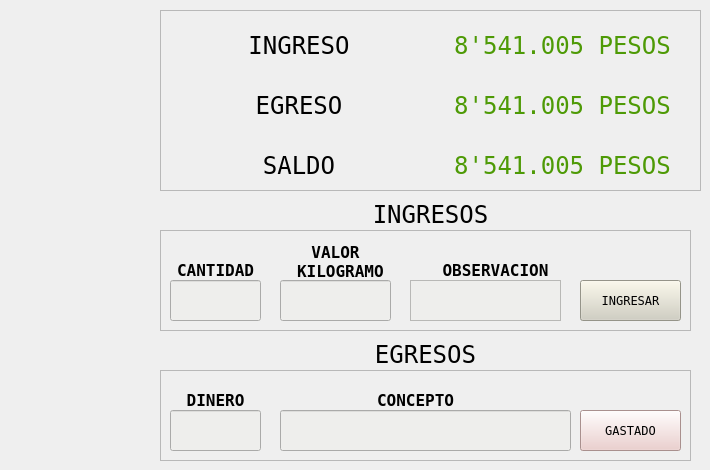
    <widget class="QWidget" name="tab_3">
     <attribute name="title">
      <string>CACAO</string>
     </attribute>
     <widget class="QFrame" name="frame_18">
      <property name="geometry">
       <rect>
        <x>160</x>
        <y>10</y>
        <width>541</width>
        <height>181</height>
       </rect>
      </property>
      <property name="font">
       <font>
        <family>Andale Mono</family>
       </font>
      </property>
      <property name="frameShape">
       <enum>QFrame::StyledPanel</enum>
      </property>
      <property name="frameShadow">
       <enum>QFrame::Raised</enum>
      </property>
      <widget class="QWidget" name="layoutWidget_40">
       <property name="geometry">
        <rect>
         <x>10</x>
         <y>80</y>
         <width>521</width>
         <height>30</height>
        </rect>
       </property>
       <layout class="QHBoxLayout" name="horizontalLayout_42">
        <item>
         <widget class="QLabel" name="label_297">
          <property name="font">
           <font>
            <family>Andale Mono</family>
            <pointsize>18</pointsize>
           </font>
          </property>
          <property name="text">
           <string>EGRESO</string>
          </property>
          <property name="alignment">
           <set>Qt::AlignCenter</set>
          </property>
         </widget>
        </item>
        <item>
         <widget class="QLabel" name="valor_egreso_cacao">
          <property name="font">
           <font>
            <family>Andale Mono</family>
            <pointsize>18</pointsize>
           </font>
          </property>
          <property name="styleSheet">
           <string notr="true">color: rgb(78, 154, 6);</string>
          </property>
          <property name="text">
           <string>8'541.005 PESOS</string>
          </property>
          <property name="alignment">
           <set>Qt::AlignCenter</set>
          </property>
         </widget>
        </item>
       </layout>
      </widget>
      <widget class="QWidget" name="layoutWidget_41">
       <property name="geometry">
        <rect>
         <x>10</x>
         <y>140</y>
         <width>521</width>
         <height>30</height>
        </rect>
       </property>
       <layout class="QHBoxLayout" name="horizontalLayout_43">
        <item>
         <widget class="QLabel" name="label_298">
          <property name="font">
           <font>
            <family>Andale Mono</family>
            <pointsize>18</pointsize>
           </font>
          </property>
          <property name="text">
           <string>SALDO</string>
          </property>
          <property name="alignment">
           <set>Qt::AlignCenter</set>
          </property>
         </widget>
        </item>
        <item>
         <widget class="QLabel" name="valor_saldo_cacao">
          <property name="font">
           <font>
            <family>Andale Mono</family>
            <pointsize>18</pointsize>
           </font>
          </property>
          <property name="styleSheet">
           <string notr="true">color: rgb(78, 154, 6);</string>
          </property>
          <property name="text">
           <string>8'541.005 PESOS</string>
          </property>
          <property name="alignment">
           <set>Qt::AlignCenter</set>
          </property>
         </widget>
        </item>
       </layout>
      </widget>
      <widget class="QWidget" name="layoutWidget_42">
       <property name="geometry">
        <rect>
         <x>10</x>
         <y>20</y>
         <width>521</width>
         <height>30</height>
        </rect>
       </property>
       <layout class="QHBoxLayout" name="horizontalLayout_44">
        <item>
         <widget class="QLabel" name="label_299">
          <property name="font">
           <font>
            <family>Andale Mono</family>
            <pointsize>18</pointsize>
           </font>
          </property>
          <property name="text">
           <string>INGRESO</string>
          </property>
          <property name="alignment">
           <set>Qt::AlignCenter</set>
          </property>
         </widget>
        </item>
        <item>
         <widget class="QLabel" name="valor_ingreso_cacao">
          <property name="font">
           <font>
            <family>Andale Mono</family>
            <pointsize>18</pointsize>
           </font>
          </property>
          <property name="styleSheet">
           <string notr="true">color: rgb(78, 154, 6);</string>
          </property>
          <property name="text">
           <string>8'541.005 PESOS</string>
          </property>
          <property name="alignment">
           <set>Qt::AlignCenter</set>
          </property>
         </widget>
        </item>
       </layout>
      </widget>
     </widget>
     <widget class="QFrame" name="frame_11">
      <property name="geometry">
       <rect>
        <x>160</x>
        <y>230</y>
        <width>531</width>
        <height>101</height>
       </rect>
      </property>
      <property name="font">
       <font>
        <family>Andale Mono</family>
       </font>
      </property>
      <property name="frameShape">
       <enum>QFrame::StyledPanel</enum>
      </property>
      <property name="frameShadow">
       <enum>QFrame::Raised</enum>
      </property>
      <widget class="QLabel" name="label_300">
       <property name="geometry">
        <rect>
         <x>10</x>
         <y>20</y>
         <width>91</width>
         <height>41</height>
        </rect>
       </property>
       <property name="font">
        <font>
         <family>Andale Mono</family>
         <pointsize>12</pointsize>
         <weight>75</weight>
         <bold>true</bold>
        </font>
       </property>
       <property name="text">
        <string>CANTIDAD</string>
       </property>
       <property name="alignment">
        <set>Qt::AlignCenter</set>
       </property>
      </widget>
      <widget class="QPushButton" name="boton_venta_cacao">
       <property name="geometry">
        <rect>
         <x>420</x>
         <y>50</y>
         <width>101</width>
         <height>41</height>
        </rect>
       </property>
       <property name="font">
        <font>
         <family>Andale Mono</family>
        </font>
       </property>
       <property name="styleSheet">
        <string notr="true">background-color: rgb(209, 207, 192);</string>
       </property>
       <property name="text">
        <string>INGRESAR</string>
       </property>
      </widget>
      <widget class="QLabel" name="label_301">
       <property name="geometry">
        <rect>
         <x>120</x>
         <y>10</y>
         <width>111</width>
         <height>44</height>
        </rect>
       </property>
       <property name="font">
        <font>
         <family>Andale Mono</family>
         <pointsize>12</pointsize>
         <weight>75</weight>
         <bold>true</bold>
        </font>
       </property>
       <property name="text">
        <string>VALOR
 KILOGRAMO</string>
       </property>
       <property name="alignment">
        <set>Qt::AlignCenter</set>
       </property>
      </widget>
      <widget class="QLabel" name="label_302">
       <property name="geometry">
        <rect>
         <x>260</x>
         <y>20</y>
         <width>151</width>
         <height>41</height>
        </rect>
       </property>
       <property name="font">
        <font>
         <family>Andale Mono</family>
         <pointsize>12</pointsize>
         <weight>75</weight>
         <bold>true</bold>
        </font>
       </property>
       <property name="text">
        <string>OBSERVACION</string>
       </property>
       <property name="alignment">
        <set>Qt::AlignCenter</set>
       </property>
      </widget>
      <widget class="QLineEdit" name="cantidad_cacao_venta">
       <property name="geometry">
        <rect>
         <x>10</x>
         <y>50</y>
         <width>91</width>
         <height>41</height>
        </rect>
       </property>
       <property name="styleSheet">
        <string notr="true">background-color: rgb(238, 238, 236);</string>
       </property>
      </widget>
      <widget class="QTextEdit" name="observacion_cacao">
       <property name="geometry">
        <rect>
         <x>250</x>
         <y>50</y>
         <width>151</width>
         <height>41</height>
        </rect>
       </property>
       <property name="font">
        <font/>
       </property>
       <property name="styleSheet">
        <string notr="true">background-color: rgb(238, 238, 236);</string>
       </property>
       <property name="html">
        <string>&lt;!DOCTYPE HTML PUBLIC &quot;-//W3C//DTD HTML 4.0//EN&quot; &quot;http://www.w3.org/TR/REC-html40/strict.dtd&quot;&gt;
&lt;html&gt;&lt;head&gt;&lt;meta name=&quot;qrichtext&quot; content=&quot;1&quot; /&gt;&lt;style type=&quot;text/css&quot;&gt;
p, li { white-space: pre-wrap; }
&lt;/style&gt;&lt;/head&gt;&lt;body style=&quot; font-family:'Ubuntu'; font-size:11pt; font-weight:400; font-style:normal;&quot;&gt;
&lt;p style=&quot;-qt-paragraph-type:empty; margin-top:0px; margin-bottom:0px; margin-left:0px; margin-right:0px; -qt-block-indent:0; text-indent:0px;&quot;&gt;&lt;br /&gt;&lt;/p&gt;&lt;/body&gt;&lt;/html&gt;</string>
       </property>
      </widget>
      <widget class="QLineEdit" name="valor_venta_cacao">
       <property name="geometry">
        <rect>
         <x>120</x>
         <y>50</y>
         <width>111</width>
         <height>41</height>
        </rect>
       </property>
       <property name="styleSheet">
        <string notr="true">background-color: rgb(238, 238, 236);</string>
       </property>
      </widget>
     </widget>
     <widget class="QFrame" name="frame_12">
      <property name="geometry">
       <rect>
        <x>160</x>
        <y>370</y>
        <width>531</width>
        <height>91</height>
       </rect>
      </property>
      <property name="font">
       <font>
        <family>Andale Mono</family>
       </font>
      </property>
      <property name="frameShape">
       <enum>QFrame::StyledPanel</enum>
      </property>
      <property name="frameShadow">
       <enum>QFrame::Raised</enum>
      </property>
      <widget class="QPushButton" name="boton_gasto_cacao">
       <property name="geometry">
        <rect>
         <x>420</x>
         <y>40</y>
         <width>101</width>
         <height>41</height>
        </rect>
       </property>
       <property name="font">
        <font>
         <family>Andale Mono</family>
        </font>
       </property>
       <property name="styleSheet">
        <string notr="true">background-color: rgb(236, 201, 199);</string>
       </property>
       <property name="text">
        <string>GASTADO</string>
       </property>
      </widget>
      <widget class="QLabel" name="label_304">
       <property name="geometry">
        <rect>
         <x>10</x>
         <y>10</y>
         <width>91</width>
         <height>41</height>
        </rect>
       </property>
       <property name="font">
        <font>
         <family>Andale Mono</family>
         <pointsize>12</pointsize>
         <weight>75</weight>
         <bold>true</bold>
        </font>
       </property>
       <property name="text">
        <string>DINERO</string>
       </property>
       <property name="alignment">
        <set>Qt::AlignCenter</set>
       </property>
      </widget>
      <widget class="QLineEdit" name="cantidad_gasto_cacao">
       <property name="geometry">
        <rect>
         <x>10</x>
         <y>40</y>
         <width>91</width>
         <height>41</height>
        </rect>
       </property>
       <property name="styleSheet">
        <string notr="true">background-color: rgb(238, 238, 236);</string>
       </property>
      </widget>
      <widget class="QLineEdit" name="concepto_gasto_cacao">
       <property name="geometry">
        <rect>
         <x>120</x>
         <y>40</y>
         <width>291</width>
         <height>41</height>
        </rect>
       </property>
       <property name="styleSheet">
        <string notr="true">background-color: rgb(238, 238, 236);</string>
       </property>
      </widget>
      <widget class="QLabel" name="label_305">
       <property name="geometry">
        <rect>
         <x>120</x>
         <y>20</y>
         <width>271</width>
         <height>21</height>
        </rect>
       </property>
       <property name="font">
        <font>
         <family>Andale Mono</family>
         <pointsize>12</pointsize>
         <weight>75</weight>
         <bold>true</bold>
        </font>
       </property>
       <property name="text">
        <string>CONCEPTO</string>
       </property>
       <property name="alignment">
        <set>Qt::AlignCenter</set>
       </property>
      </widget>
      <zorder>label_305</zorder>
      <zorder>boton_gasto_cacao</zorder>
      <zorder>label_304</zorder>
      <zorder>cantidad_gasto_cacao</zorder>
      <zorder>concepto_gasto_cacao</zorder>
     </widget>
     <widget class="QLabel" name="label_306">
      <property name="geometry">
       <rect>
        <x>170</x>
        <y>200</y>
        <width>521</width>
        <height>28</height>
       </rect>
      </property>
      <property name="font">
       <font>
        <family>Andale Mono</family>
        <pointsize>18</pointsize>
       </font>
      </property>
      <property name="text">
       <string>INGRESOS</string>
      </property>
      <property name="alignment">
       <set>Qt::AlignCenter</set>
      </property>
     </widget>
     <widget class="QLabel" name="label_286">
      <property name="geometry">
       <rect>
        <x>160</x>
        <y>340</y>
        <width>531</width>
        <height>28</height>
       </rect>
      </property>
      <property name="font">
       <font>
        <family>Andale Mono</family>
        <pointsize>18</pointsize>
       </font>
      </property>
      <property name="text">
       <string>EGRESOS</string>
      </property>
      <property name="alignment">
       <set>Qt::AlignCenter</set>
      </property>
     </widget>
    </widget>
